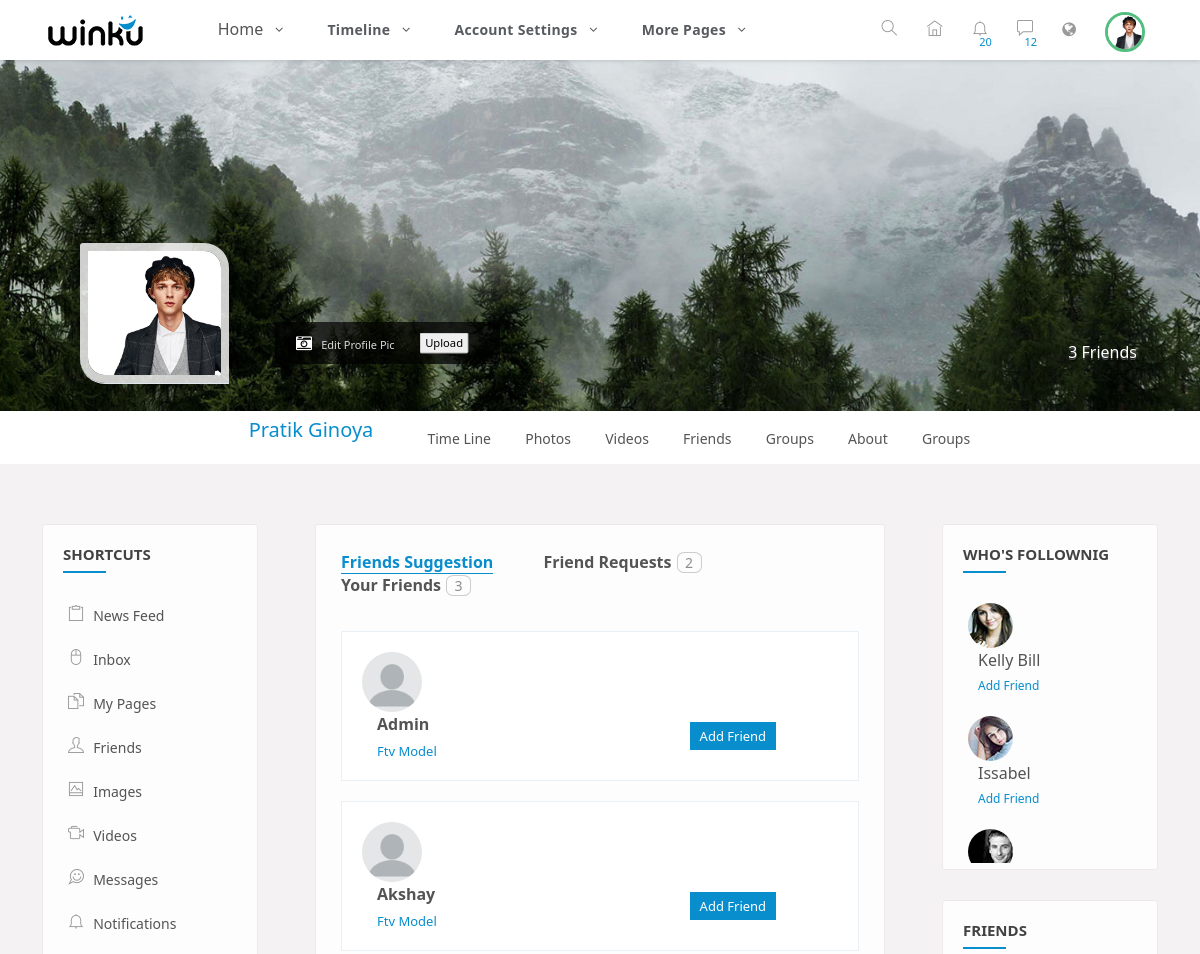
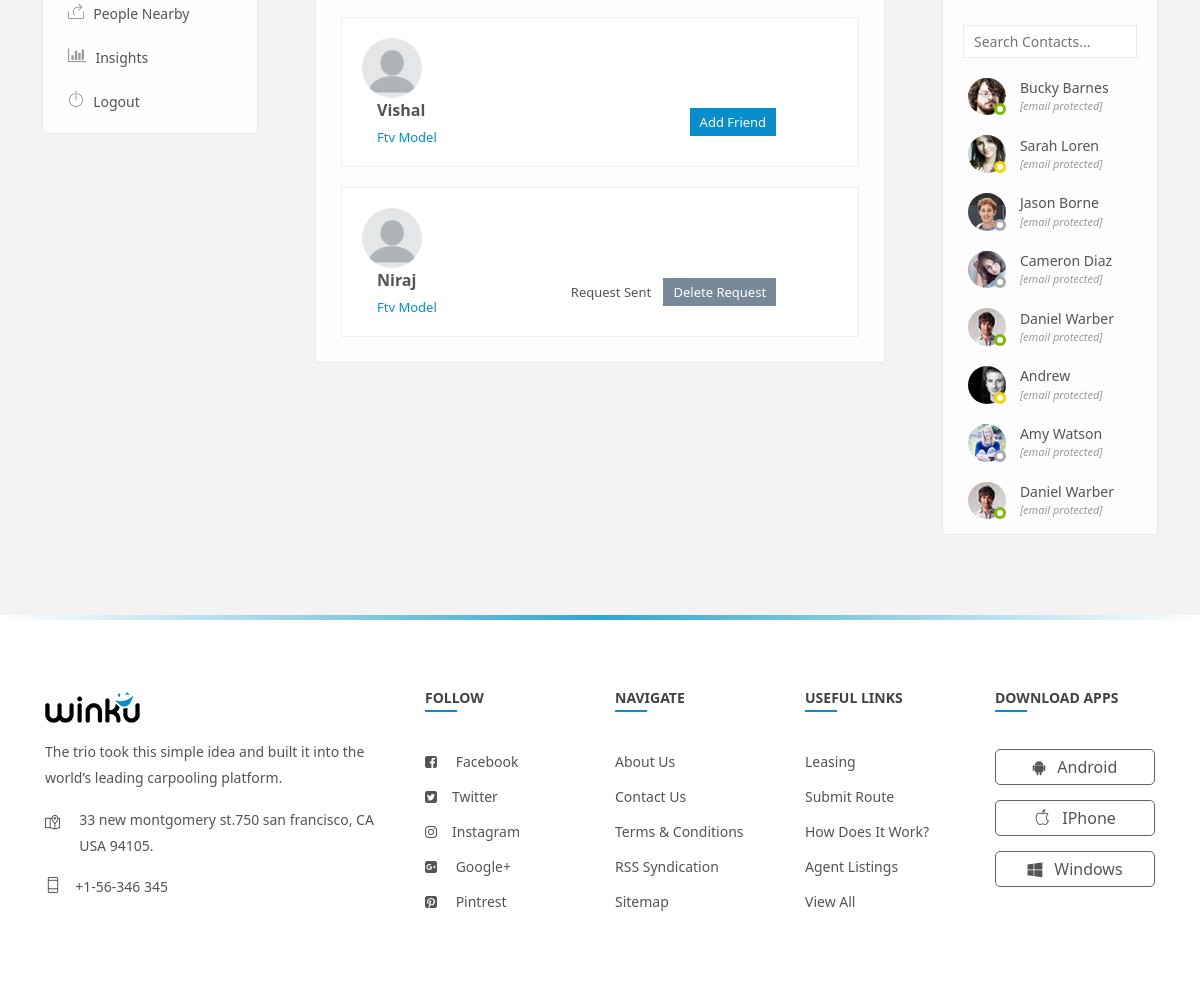
/timeline-friends.php (signed in), run on the app's committed database (2 pictures, top to bottom).
### tables this page shows
CREATE TABLE `user_register` (
  `id` int(11) NOT NULL,
  `name` text NOT NULL,
  `username` text NOT NULL,
  `password` text NOT NULL,
  `gender` text NOT NULL,
  `email` text NOT NULL,
  `profile_pic` text NOT NULL DEFAULT 'default001.jpg',
  `cover_pic` text NOT NULL
);

### timeline-friends.php (the view, shortened to what the rows shown need)
<?php include_once 'header_profile.php'; ?>
<?php
if(isset($_GET['v_id']))
{
	$view_profile = $_GET['v_id'];
	$sql_select_check_frd = "select * from friend inner join user_register on friend.user = $view_profile and friend.friend_id = user_register.id";
	$data_check_frd = mysqli_query($conn,$sql_select_check_frd);
	$sql_select_user = "select * from `user_register` where `id`='$view_profile'";
	$data_user = mysqli_query($conn,$sql_select_user);
	$row_user = mysqli_fetch_assoc($data_user);
	$sql_select_con = "select * from `friend` where `user`='$view_profile'";
	$data_con = mysqli_query($conn,$sql_select_con);
	$total_friends = mysqli_num_rows($data_con);
}
else
{
	$sql_select_add = "select * from `user_register` where `id` not in (select `friend_id` from `friend` where `user` = '$user_id') and `id` not in (select `from` from `friend_request` where `to` = '$user_id') and `id` != '$user_id'";
	$data_add = mysqli_query($conn,$sql_select_add);
}
 ?>
	<section>
		<div class="gap gray-bg">
			<div class="container-fluid">
				<div class="row">
					<div class="col-lg-12">
						<div class="row" id="page-contents">
						<?php if ($row_profile['id'] == $user_id) { ?>
							<div class="col-lg-6" id="display_friend">
							<div class="central-meta">
							<div class="frnds">
								<div class="tab-content">
									<div class="tab-pane active fade show " id="frends-add" >
										<ul class="nearby-contct">
									<?php while($row = mysqli_fetch_assoc($data_add)) { ?>
											<li>
												<div class="nearly-pepls">
													<figure>
														<a href="#" title=""><img src="image/<?php echo $row['profile_pic']; ?>" alt=""></a>
													</figure>
													<div class="pepl-info">
														<h4><a href="time-line.php?v_id=<?php echo $row['id']; ?>" title=""><?php echo $row['name']; ?></a></h4>
														<span>ftv model</span>
													<?php
													$a = $row['id'];
													$sql_select_to_id = "select * from `friend_request` where `from`='$user_id' and `to`='$a'";
													$data_to_id = mysqli_query($conn,$sql_select_to_id);
													$row_count = mysqli_num_rows($data_to_id);
														if($row_count>0)
														{ ?>
															<div class="add-butn_only">Request Sent</div>
															<a href="javascript:void(0)" attr_id="<?php echo $row['id']; ?>" class="add-butns more-action cancel_request" data-ripple="">delete Request</a>
														<?php }
														else { ?>
															<a href="javascript:void(0)" attr_id="<?php echo $row['id']; ?>" class="add-butn add_friend" data-ripple="">add friend</a>
														<?php } ?>
													</div>
												</div>
											</li>
									<?php } ?>
										</ul>
									</div>
								</div>
							</div>
							</div>
							</div>
						<?php } ?>
						</div>
					</div>
				</div>
			</div>
		</div>
	</section>
	<?php include_once 'scripts.php'; ?>

### header_profile.php (shortened to what the rows shown need)
<?php
include_once 'connection.php';
if (isset($_SESSION['login']))
{
	$user_id = $_SESSION['login'];
}
else
{
	header('location:index.php');
}
$sql_select_pro_pic = "select * from `user_register` where `id`='$user_id'";
$data_user_pro_pic = mysqli_query($conn,$sql_select_pro_pic);
$row_user_pro_pic = mysqli_fetch_assoc($data_user_pro_pic);
if(isset($_GET['v_id']))
{
	$view_profile = $_GET['v_id'];
	$sql_select_profile = "select * from user_register where id = $view_profile";
	$data_profile = mysqli_query($conn,$sql_select_profile);
	$row_profile = mysqli_fetch_assoc($data_profile);
	$sql_select_con = "select * from `friend` where `user`='$view_profile'";
	$data_con = mysqli_query($conn,$sql_select_con);
	$total_friends = mysqli_num_rows($data_con);
}
else
{
	$sql_select_profile = "select * from user_register where id = $user_id";
	$data_profile = mysqli_query($conn,$sql_select_profile);
	$row_profile = mysqli_fetch_assoc($data_profile);
}
 ?>
<!DOCTYPE html>
<html lang="en">
<head>
    <link rel="stylesheet" href="css/main.min.css">
    <link rel="stylesheet" href="css/styleses.css">
    <link rel="stylesheet" href="css/color.css">
    <link rel="stylesheet" href="css/responsives.css">
</head>
<body>
<div class="theme-layout">
	<div class="topbar stick">
		<div class="top-area">
			<div class="user-img">
				<div style=" border-radius: 50%; width: 40px; height: 40px;">
					<img src="image/<?php echo $row_user_pro_pic['profile_pic']; ?>"  alt="" style="border: 3px solid #52BE80; border-radius: 50%; width:100%; height: 100%; object-fit: cover; object-position: top;">
				</div>
			</div>
		</div>
	</div>
</div>
	<section>
		<div class="feature-photo">
			<div class="container-fluid">
				<div class="row merged">
					<div class="col-lg-2 col-sm-3">
						<div class="user-avatar">
								<img src="image/<?php echo $row_profile['profile_pic']; ?>" alt="profile_pic">
						</div>
					</div>
					<div class="col-lg-10 col-sm-9">
						<div class="timeline-info">
							<ul>
								<li class="admin-name">
								  <h5><?php echo $row_profile['name']; ?></h5>
								</li>
							</ul>
						</div>
					</div>
				</div>
			</div>
		</div>
	</section>

### data on the page
user_register: profile_pic (picture), name "Pratik Ginoya"
user_register: profile_pic (placeholder picture), name "Admin"
user_register: profile_pic (placeholder picture), name "Akshay"
user_register: profile_pic (placeholder picture), name "Vishal"
user_register: profile_pic (placeholder picture), name "Niraj"

### other printed values
$total_friends "3"
$total_request "2"
